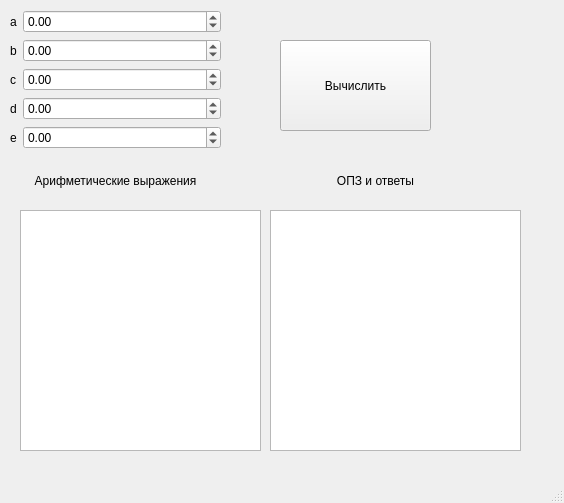
<?xml version="1.0" encoding="UTF-8"?>
<ui version="4.0">
 <class>MainWindow</class>
 <widget class="QMainWindow" name="MainWindow">
  <property name="geometry">
   <rect>
    <x>0</x>
    <y>0</y>
    <width>564</width>
    <height>503</height>
   </rect>
  </property>
  <property name="windowTitle">
   <string>MainWindow</string>
  </property>
  <widget class="QWidget" name="centralwidget">
   <widget class="QLabel" name="label">
    <property name="geometry">
     <rect>
      <x>10</x>
      <y>160</y>
      <width>211</width>
      <height>41</height>
     </rect>
    </property>
    <property name="text">
     <string>Арифметические выражения</string>
    </property>
    <property name="alignment">
     <set>Qt::AlignCenter</set>
    </property>
   </widget>
   <widget class="QPushButton" name="pushButton">
    <property name="geometry">
     <rect>
      <x>280</x>
      <y>40</y>
      <width>151</width>
      <height>91</height>
     </rect>
    </property>
    <property name="text">
     <string>Вычислить</string>
    </property>
   </widget>
   <widget class="QLabel" name="label_4">
    <property name="geometry">
     <rect>
      <x>270</x>
      <y>160</y>
      <width>211</width>
      <height>41</height>
     </rect>
    </property>
    <property name="text">
     <string>ОПЗ и ответы</string>
    </property>
    <property name="alignment">
     <set>Qt::AlignCenter</set>
    </property>
   </widget>
   <widget class="QTextEdit" name="textEdit">
    <property name="geometry">
     <rect>
      <x>20</x>
      <y>210</y>
      <width>241</width>
      <height>241</height>
     </rect>
    </property>
   </widget>
   <widget class="QTextEdit" name="textEdit_2">
    <property name="geometry">
     <rect>
      <x>270</x>
      <y>210</y>
      <width>251</width>
      <height>241</height>
     </rect>
    </property>
   </widget>
   <widget class="QWidget" name="formLayoutWidget">
    <property name="geometry">
     <rect>
      <x>10</x>
      <y>10</y>
      <width>211</width>
      <height>140</height>
     </rect>
    </property>
    <layout class="QFormLayout" name="formLayout">
     <item row="0" column="1">
      <widget class="QDoubleSpinBox" name="doubleSpinBox_9">
       <property name="minimumSize">
        <size>
         <width>62</width>
         <height>22</height>
        </size>
       </property>
       <property name="minimum">
        <double>-2147483648.000000000000000</double>
       </property>
       <property name="maximum">
        <double>2147483647.000000000000000</double>
       </property>
      </widget>
     </item>
     <item row="1" column="0">
      <widget class="QLabel" name="label_7">
       <property name="text">
        <string>b</string>
       </property>
      </widget>
     </item>
     <item row="1" column="1">
      <widget class="QDoubleSpinBox" name="doubleSpinBox_8">
       <property name="minimumSize">
        <size>
         <width>62</width>
         <height>22</height>
        </size>
       </property>
       <property name="minimum">
        <double>-2147483648.000000000000000</double>
       </property>
       <property name="maximum">
        <double>2147483647.000000000000000</double>
       </property>
      </widget>
     </item>
     <item row="2" column="1">
      <widget class="QDoubleSpinBox" name="doubleSpinBox_7">
       <property name="minimumSize">
        <size>
         <width>62</width>
         <height>22</height>
        </size>
       </property>
       <property name="minimum">
        <double>-2147483648.000000000000000</double>
       </property>
       <property name="maximum">
        <double>2147483647.000000000000000</double>
       </property>
      </widget>
     </item>
     <item row="3" column="0">
      <widget class="QLabel" name="label_9">
       <property name="text">
        <string>d</string>
       </property>
      </widget>
     </item>
     <item row="3" column="1">
      <widget class="QDoubleSpinBox" name="doubleSpinBox_6">
       <property name="minimumSize">
        <size>
         <width>62</width>
         <height>22</height>
        </size>
       </property>
       <property name="minimum">
        <double>-2147483648.000000000000000</double>
       </property>
       <property name="maximum">
        <double>2147483647.000000000000000</double>
       </property>
      </widget>
     </item>
     <item row="4" column="0">
      <widget class="QLabel" name="label_10">
       <property name="text">
        <string>e</string>
       </property>
      </widget>
     </item>
     <item row="4" column="1">
      <widget class="QDoubleSpinBox" name="doubleSpinBox_5">
       <property name="minimumSize">
        <size>
         <width>62</width>
         <height>22</height>
        </size>
       </property>
       <property name="minimum">
        <double>-2147483648.000000000000000</double>
       </property>
       <property name="maximum">
        <double>2147483647.000000000000000</double>
       </property>
      </widget>
     </item>
     <item row="2" column="0">
      <widget class="QLabel" name="label_8">
       <property name="text">
        <string>c</string>
       </property>
      </widget>
     </item>
     <item row="0" column="0">
      <widget class="QLabel" name="label_6">
       <property name="text">
        <string>a</string>
       </property>
      </widget>
     </item>
    </layout>
   </widget>
  </widget>
  <widget class="QMenuBar" name="menubar">
   <property name="geometry">
    <rect>
     <x>0</x>
     <y>0</y>
     <width>564</width>
     <height>17</height>
    </rect>
   </property>
  </widget>
  <widget class="QStatusBar" name="statusbar"/>
 </widget>
 <resources/>
 <connections/>
</ui>
